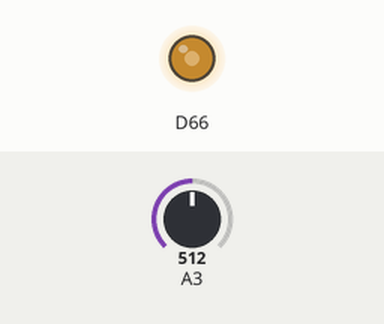
Simulated run of this sketch. Board: Arduino Due. Parts: output pins drawn as LEDs (lit = HIGH). The test bench sets the inputs (shaded band); at power-on: A3 = 512 (analog values on the 0–1023 scale).

Above: at 1.2 s.
1.3 s: A3 set to 716
At 2.2 s:
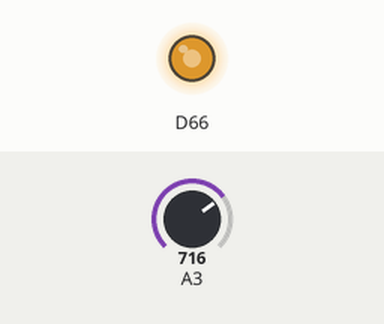
2.8 s: A3 set to 900
At 3.3 s:
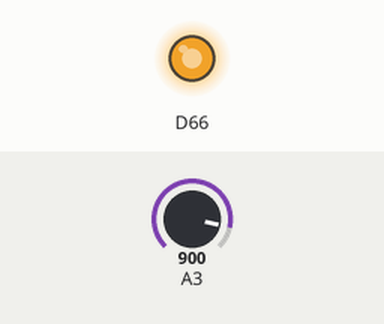
4.3 s: A3 set to 122
At 5.5 s:
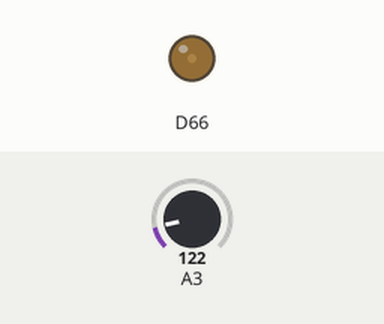
5.8 s: A3 set to 0
At 6.8 s:
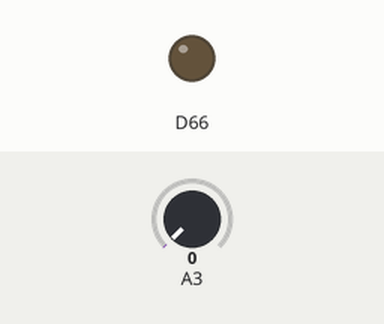
7.3 s: A3 set to 511
At 7.9 s:
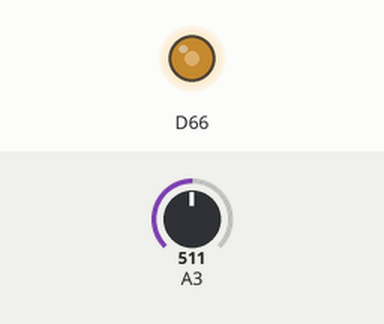
Timing chart, 0 to 9.8 s (numbered marks = the images above; inputs shaded):
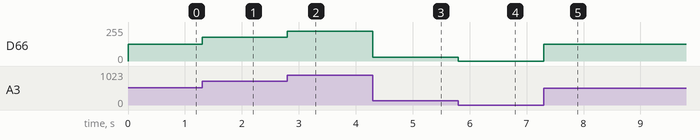

Measured:
- after the input at 1.3 s, D66: 127/255 → 178/255 at once
- after the input at 2.8 s, D66: 178/255 → 224/255 at once
- after the input at 4.3 s, D66: 224/255 → 30/255 at once
- after the input at 5.8 s, D66: 30/255 → 0/255 at once
- after the input at 7.3 s, D66: 0/255 → 127/255 at once

The sketch:

Lab3.ino
```cpp
//只能在Arduino DUE上執行程式

#include <Wire.h>
int input, output;
int i = 0, j = 1, fs = 2250;
int d = 18000;//d=fs*dt
int x1, x1s[18000];
void setup() {
  pinMode(A3, INPUT);
  pinMode(DAC0, OUTPUT);
  Wire.begin();
  Wire.setClock(fs);
  analogReadResolution(12);
  analogWriteResolution(12);
  Serial.begin(9600);
}
void loop() {
  x1 = analogRead(A3);
  analogWrite(DAC0, x1); //no echo
  x1s[i++] = x1;
  if (i == d) {
    i = 0;
    while (true) {
      x1 = analogRead(A3);
      x1s[i++] = x1 + 0.6 * x1s[j];
      analogWrite(DAC0, x1s[i]); //one echo
      Serial.println(x1s[i]);
      if (j == d) {
        j = 0;
      } else {
        j = i + 1;
      }
      if (i >= d) {
        i = 0;
      }
    }
  }
}
```
